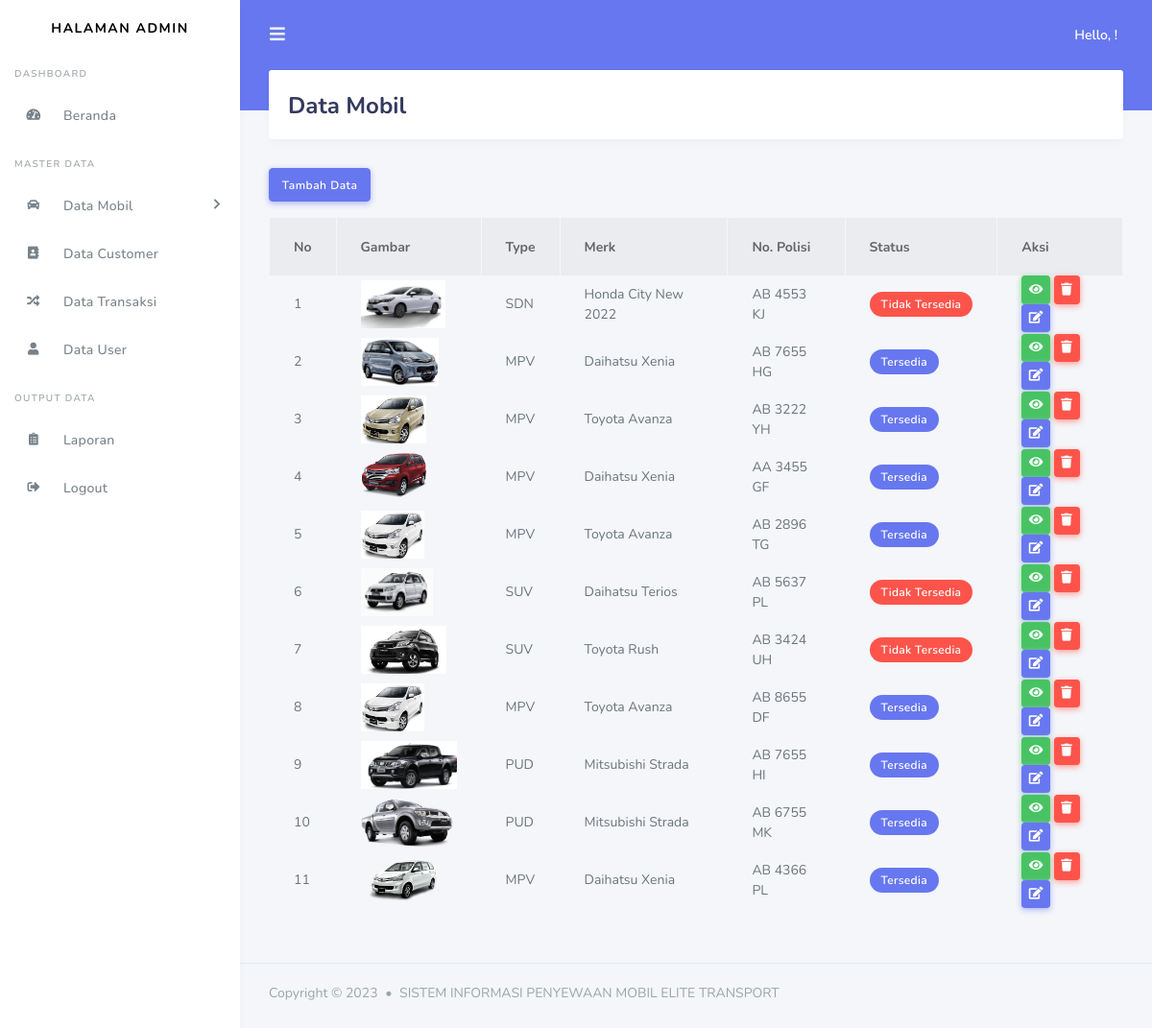
Screenshot of /index.php/admin/data_mobil with the database file from the repository.
### tables this page shows
CREATE TABLE `mobil` (
  `id_mobil` int NOT NULL,
  `kode_type` varchar(120) NOT NULL,
  `merk` varchar(120) NOT NULL,
  `no_plat` varchar(20) NOT NULL,
  `warna` varchar(20) NOT NULL,
  `tahun` varchar(4) NOT NULL,
  `status` varchar(50) NOT NULL,
  `harga` int NOT NULL,
  `denda` int NOT NULL,
  `ac` int NOT NULL,
  `supir` int NOT NULL,
  `mp3_player` int NOT NULL,
  `central_lock` int NOT NULL,
  `gambar` varchar(255) NOT NULL
);

### application/controllers/admin/Data_mobil.php (called while the page is built, shortened)
<?php
class Data_mobil extends CI_Controller{
	public function index(){
		$this->rental_model->admin_login();
		$data['mobil'] = $this->rental_model->get_data('mobil')->result();
		$data['type'] = $this->rental_model->get_data('type')->result();
		$this->load->view('templates_admin/header');
		$this->load->view('templates_admin/sidebar');
		$this->load->view('admin/Data_mobil',$data);
		$this->load->view('templates_admin/footer');
	}
}
?>

### index.php (called while the page is built, shortened)
<?php
require_once BASEPATH.'core/CodeIgniter.php';

### application/models/Rental_model.php (called while the page is built, shortened)
<?php
	class Rental_model extends CI_Model{
		public function get_data($table){
			return $this->db->get($table);
		}
	}
?>

### application/views/admin/Data_mobil.php (the view, shortened to what this page needs)
<div class="main-content">
    <section class="section">
        <div class="section-header">
            <h1>Data Mobil</h1>
        </div>
        <a href="<?php echo base_url('admin/data_mobil/tambah_mobil')?>" class="btn btn-primary mb-3">Tambah Data</a>
        <table class="table table-hover table-striper table-bordered">
        	<thead>
                <tr>
            		<th>No</th>
    				<th>Gambar</th>
    				<th>Type</th>
    				<th>Merk</th>
    				<th>No. Polisi</th>
    				<th>Status</th>
    				<th>Aksi</th>
                </tr>
        	</thead>
        	<tbody>
        		<?php
        			$no = 1;
        			foreach ($mobil as $mb) : ?>
                        <tr>
            				<td><?php echo $no++ ?></td>
            				<td>
                                <img height="50px" src="<?php echo base_url() . 'assets/upload/' . $mb->gambar ?>">
                            </td>
            				<td><?php echo $mb->kode_type ?></td>
            				<td><?php echo $mb->merk ?></td>
            				<td><?php echo $mb->no_plat ?></td>
            				<td><?php
            					if($mb->status == "0"){
            						echo "<span class='badge badge-danger'> Tidak Tersedia </span>";
            					} else{
            						echo "<span class='badge badge-primary'> Tersedia </span>";
            					}
            				?></td>
            				<td>
            					<a href="<?php echo base_url('admin/data_mobil/detail_mobil/').$mb->id_mobil ?>" class="btn btn-sm btn-success"><i class="fas fa-eye"></i></a>
            					<a href="<?php echo base_url('admin/data_mobil/delete_mobil/').$mb->id_mobil ?>" class="btn btn-sm btn-danger"><i class="fas fa-trash"></i></a>
            					<a href="<?php echo base_url('admin/data_mobil/update_mobil/').$mb->id_mobil ?>" class="btn btn-sm btn-primary"><i class="fas fa-edit"></i></a>
            				</td>
                        </tr>
        		<?php endforeach; ?>
        	</tbody>
        </table>
    </section>
</div>

### application/views/templates_admin/header.php (shortened to what this page needs)
<!DOCTYPE html>
<html lang="en">
<head>
  <link rel="stylesheet" href="<?php echo base_url('assets/assets_stisla') ?>/assets/css/bootstrap.min.css">
  <link rel="stylesheet" href="<?php echo base_url('assets/assets_stisla') ?>/assets/css/all.css">
  <link rel="stylesheet" href="<?php echo base_url('assets/assets_stisla') ?>/assets/css/style.css">
  <link rel="stylesheet" href="<?php echo base_url('assets/assets_stisla') ?>/assets/css/components.css">
</head>

### application/views/templates_admin/sidebar.php (shortened to what this page needs)
<body>
  <div id="app">
    <div class="main-wrapper">
      <div class="navbar-bg"></div>
      <nav class="navbar navbar-expand-lg main-navbar">
        <form class="form-inline mr-auto">
          <ul class="navbar-nav mr-3">
            <li><a href="#" data-toggle="sidebar" class="nav-link nav-link-lg"><i class="fas fa-bars"></i></a></li>
          </ul>
        </form>
        <ul class="navbar-nav navbar-right">
          <li class="dropdown"><a href="#" class="nav-link nav-link-lg nav-link-user">
            <div class="d-sm-none d-lg-inline-block">Hello, <?php echo $this->session->userdata('nama') ?> !</div></a>
          </li>
        </ul>
      </nav>
      <div class="main-sidebar">
        <aside id="sidebar-wrapper">
          <div class="sidebar-brand">
            <a href="index.html">HALAMAN ADMIN</a>
          </div>
          <ul class="sidebar-menu">
              <li class="menu-header">Dashboard</li>
              <li class="<?php echo (strpos(current_url(), "admin/dashboard") !== false) ? "active" : ""?>"><a class="nav-link" href="<?php echo base_url('admin/dashboard') ?>"><i class="fas fa-tachometer-alt"></i> <span>Beranda</span></a></li>
              <li class="menu-header">Master Data</li>
              <li class="dropdown">
              <a href="#" class="nav-link has-dropdown"><i class="fas fa-car"></i><span>Data Mobil</span></a>
             </li>
              <li class="<?php echo (strpos(current_url(), "admin/data_customer") !== false) ? "active" : ""?>"><a class="nav-link" href="<?php echo base_url('admin/data_customer') ?>"><i class="fas fa-address-book"></i> <span>Data Customer</span></a></li>
              <li class="<?php echo (strpos(current_url(), "admin/transaksi") !== false) ? "active" : ""?>"><a class="nav-link" href="<?php echo base_url('admin/transaksi') ?>"><i class="fas fa-random"></i> <span>Data Transaksi</span></a></li>
              <li class="<?php echo (strpos(current_url(), "admin/data_user") !== false) ? "active" : ""?>"><a class="nav-link" href="<?php echo base_url('admin/data_user') ?>"><i class="fas fa-user"></i> <span>Data User</span></a></li>
              <li class="menu-header">Output Data</li>
              <li class="<?php echo (strpos(current_url(), "admin/laporan") !== false) ? "active" : ""?>"><a class="nav-link" href="<?php echo base_url('admin/laporan') ?>"><i class="fas fa-clipboard-list"></i> <span>Laporan</span></a></li>
              <li><a class="nav-link" href="<?php echo base_url('auth/logout') ?>"><i class="fas fa-sign-out-alt"></i> <span>Logout</span></a></li>
            </ul>
        </aside>
      </div>

### application/views/templates_admin/footer.php (shortened to what this page needs)
      <footer class="main-footer">
        <div class="footer-left">
          Copyright &copy; 2023 <div class="bullet"></div> SISTEM INFORMASI PENYEWAAN MOBIL ELITE TRANSPORT
        </div>
        </div>
    </div>
</body>
</html>

### assets/assets_stisla/assets/css/all.css (style rules this page uses)
.fa,.fab,.fal,.far,.fas { -moz-osx-font-smoothing:grayscale;-webkit-font-smoothing:antialiased;display:inline-block;font-style:normal;font-variant:normal;text-rendering:auto;line-height:1 }
.fa-address-book:before { content:"\f2b9" }
.fa-bars:before { content:"\f0c9" }
.fa-car:before { content:"\f1b9" }
.fa-clipboard-list:before { content:"\f46d" }
.fa-edit:before { content:"\f044" }
.fa-eye:before { content:"\f06e" }
.fa-random:before { content:"\f074" }
.fa-sign-out-alt:before { content:"\f2f5" }
.fa-tachometer-alt:before { content:"\f3fd" }
.fa-trash:before { content:"\f1f8" }
.fa-user:before { content:"\f007" }
.fa,.far,.fas { font-family:"Font Awesome 5 Free" }
.fa,.fas { font-weight:900 }

### rows the page displays
mobil: gambar (picture), kode_type "SDN", merk "Honda City New 2022", no_plat "AB 4553 KJ", status "Tidak Tersedia"
mobil: gambar (picture), kode_type "MPV", merk "Daihatsu Xenia", no_plat "AB 7655 HG", status "Tersedia"
mobil: gambar (picture), kode_type "MPV", merk "Toyota Avanza", no_plat "AB 3222 YH", status "Tersedia"
mobil: gambar (picture), kode_type "MPV", merk "Daihatsu Xenia", no_plat "AA 3455 GF", status "Tersedia"
mobil: gambar (picture), kode_type "MPV", merk "Toyota Avanza", no_plat "AB 2896 TG", status "Tersedia"
mobil: gambar (picture), kode_type "SUV", merk "Daihatsu Terios", no_plat "AB 5637 PL", status "Tidak Tersedia"
mobil: gambar (picture), kode_type "SUV", merk "Toyota Rush", no_plat "AB 3424 UH", status "Tidak Tersedia"
mobil: gambar (picture), kode_type "MPV", merk "Toyota Avanza", no_plat "AB 8655 DF", status "Tersedia"
mobil: gambar (picture), kode_type "PUD", merk "Mitsubishi Strada", no_plat "AB 7655 HI", status "Tersedia"
mobil: gambar (picture), kode_type "PUD", merk "Mitsubishi Strada", no_plat "AB 6755 MK", status "Tersedia"
mobil: gambar (picture), kode_type "MPV", merk "Daihatsu Xenia", no_plat "AB 4366 PL", status "Tersedia"
